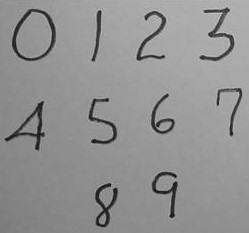
#> input picture Python_opencv/images/handwriting.jpg, 249 x 233 px
$ python tutorial_21_measure_object.py   (older library calls are emulated)
#> lines starting #> are read from the running program, lines starting #| are printed output that depends on the picture; after the words box and inside, x2 and y2 are one past the last pixel; in counts of white or black regions, pixels touching at a corner belong together
#> further down, src is the input picture: shape (233, 249, 3); min 7, max 201, mean 145.8
#!/usr/bin/python
# -*- coding: utf-8 -*-
# Author = 'IReverser'

import cv2 as cv
import numpy as np


def measure_object(image):
    gray = cv.cvtColor(image, cv.COLOR_BGR2GRAY)
    ret, binary = cv.threshold(gray, 0, 255, cv.THRESH_BINARY_INV | cv.THRESH_OTSU)
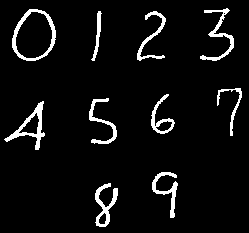
#> binary: shape (233, 249); 5.8% white; 10 white regions, largest, box (x1, y1, x2, y2) and area: (12, 9, 56, 61) 499, (4, 101, 45, 150) 464, (200, 8, 234, 61) 390
#> ret = 106
    print("threshold value: %s " % ret)
#| threshold value: 106.0
    cv.imshow("binary image", binary)
    dst = cv.cvtColor(binary, cv.COLOR_GRAY2BGR)
#> dst: shape (233, 249, 3); 5.8% white; 10 white regions
    outImage, contours, heriachy = cv.findContours(binary, cv.RETR_EXTERNAL, cv.CHAIN_APPROX_SIMPLE)
#> contours = 10 contours; largest, box (x1, y1, x2, y2) and area: (12, 9, 56, 61) 1688, (4, 101, 45, 150) 587, (95, 183, 118, 227) 360, (151, 94, 175, 134) 304, (200, 8, 234, 61) 278; heriachy = [[1, -1, -1, -1], [2, 0, -1, -1], [3, 1, -1, -1], [4, 2, -1, -1], [5, 3, -1, -1], [6, 4, -1, -1], [7, 5, -1, -1], [8, 6, -1, -1], [9, 7, -1, -1], [-1, 8, -1, -1]]
    for i, contour in enumerate(contours):
        erea = cv.contourArea(contour)  # 计算轮廓的面积

        # 轮廓周长,第二参数可以用来指定对象的形状是闭合的（True）,还是打开的（一条曲线）。
        perimeter = cv.arcLength(contour, True)
        print("contour perimeter:", perimeter)

        x, y, w, h = cv.boundingRect(contour)  # 用矩形画出轮廓
        rate = min(w, h) / max(w, h)
        print("rectangle rate: %s" % rate)
        mm = cv.moments(contour)
        # print("moment:", type(mm))   # moment: <class 'dict'>

        # 计算对象的重心
        cx = mm['m10'] / mm['m00']
        cy = mm['m01'] / mm['m00']

        cv.circle(dst, (np.int(cx), np.int(cy)), 2, (0, 255, 255), -1)
        cv.rectangle(dst, (x, y), (x+w, y+h), (0, 0, 255), 2)
        print("contour erea: %s" % erea)
        approxCurve = cv.approxPolyDP(contour, 4, True)
        """cv.approxPolyDP(contour, epsilon, True) 参数解释
            .   @param curve Input vector of a 2D point stored in std::vector or Mat
            .   @param approxCurve Result of the approximation. The type should match the type of the input curve.
            .   @param epsilon Parameter specifying the approximation accuracy. This is the maximum distance
            .   between the original curve and its approximation.
            .   @param closed If true, the approximated curve is closed (its first and last vertices are
            .   connected). Otherwise, it is not closed.
        """
        # 将轮廓形状近似到另外一种由更少点组成的轮廓形状，新轮廓的点的数目由我们设定的准确度来决定。
        # 为了帮助理解，假设从一幅图像中查找一个矩形，但是由于图像的种种原因，我们不能得到一个完美的矩形，
        # 而是一个“坏形状”（如下图所示）。
        # 现在你就可以使用这个函数来近似这个形状（）了。
        # 这个函数的第二个参数叫 epsilon，它是从原始轮廓到近似轮廓的最大距离。
        # 它是一个准确度参数。选择一个好的 epsilon 对于得到满意结果非常重要。

        print(approxCurve.shape)
        if approxCurve.shape[0] > 6:
            cv.drawContours(dst, contours, i, (0, 255, 0), 2)
#> this loop made 10 passes
#> (erea, perimeter, x, y, w, h, rate, cx) on passes 1, 2, 3, 4, 5, 6, 7, 9, 10: (360.5, 175.1, 95, 183, 23, 44, 0.523, 104.3), (256, 193.1, 152, 172, 26, 46, 0.565, 166.7), (587, 169.2, 4, 101, 41, 49, 0.837, 30.86), (231, 199.9, 89, 98, 28, 46, 0.609, 101.6), (304.5, 141.3, 151, 94, 24, 40, 0.6, 161.7), (129, 179.7, 217, 88, 25, 48, 0.521, 231.3), (229, 212.3, 137, 11, 29, 50, 0.58, 151.3), (1688.5, 157.8, 12, 9, 44, 52, 0.846, 33.65), (278, 258, 200, 8, 34, 53, 0.642, 219.4)
#> (erea, perimeter, x, y, w, h, rate, cx) on pass 8: (125, 108.6, 91, 11, 11, 50, 0.22, 97.23)
#> (printed output is left out)
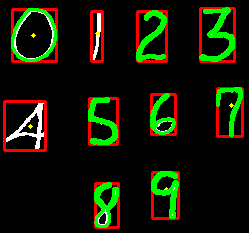
#> dst: shape (233, 249, 3); mean B, G, R 3.8, 22.9, 19.7
    cv.imshow("measure_object", dst)


print("--------------Hello Python ------------")
src = cv.imread("./images/handwriting.jpg")
cv.namedWindow("input image", cv.WINDOW_AUTOSIZE)
cv.imshow("input image", src)
measure_object(src)
cv.waitKey(0)   # 等有键输入或者1000ms后自动将窗口消除，0表示只用键输入结束窗口

cv.destroyAllWindows()
